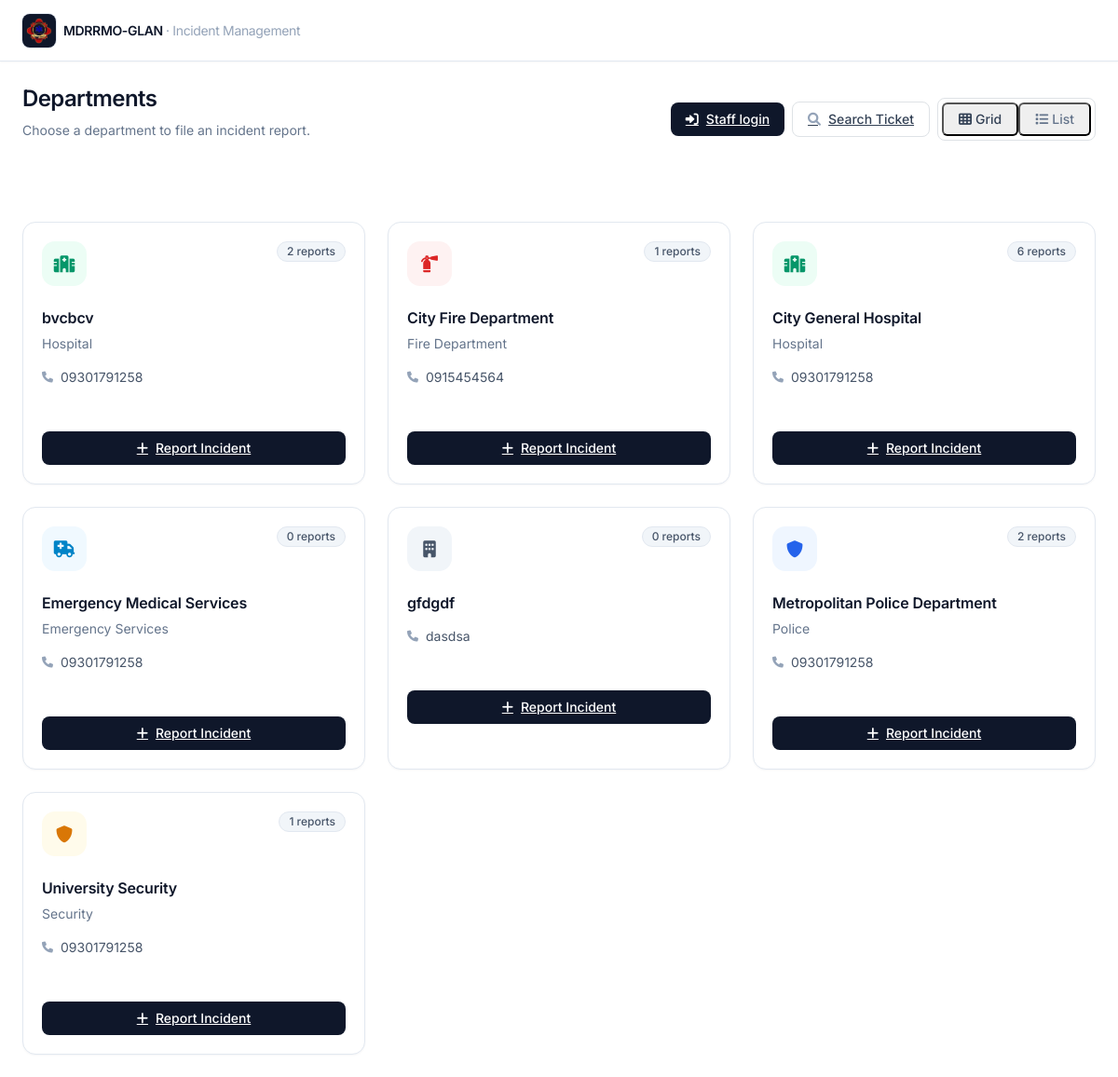
The app's page /dashboard/responder.php, older data.
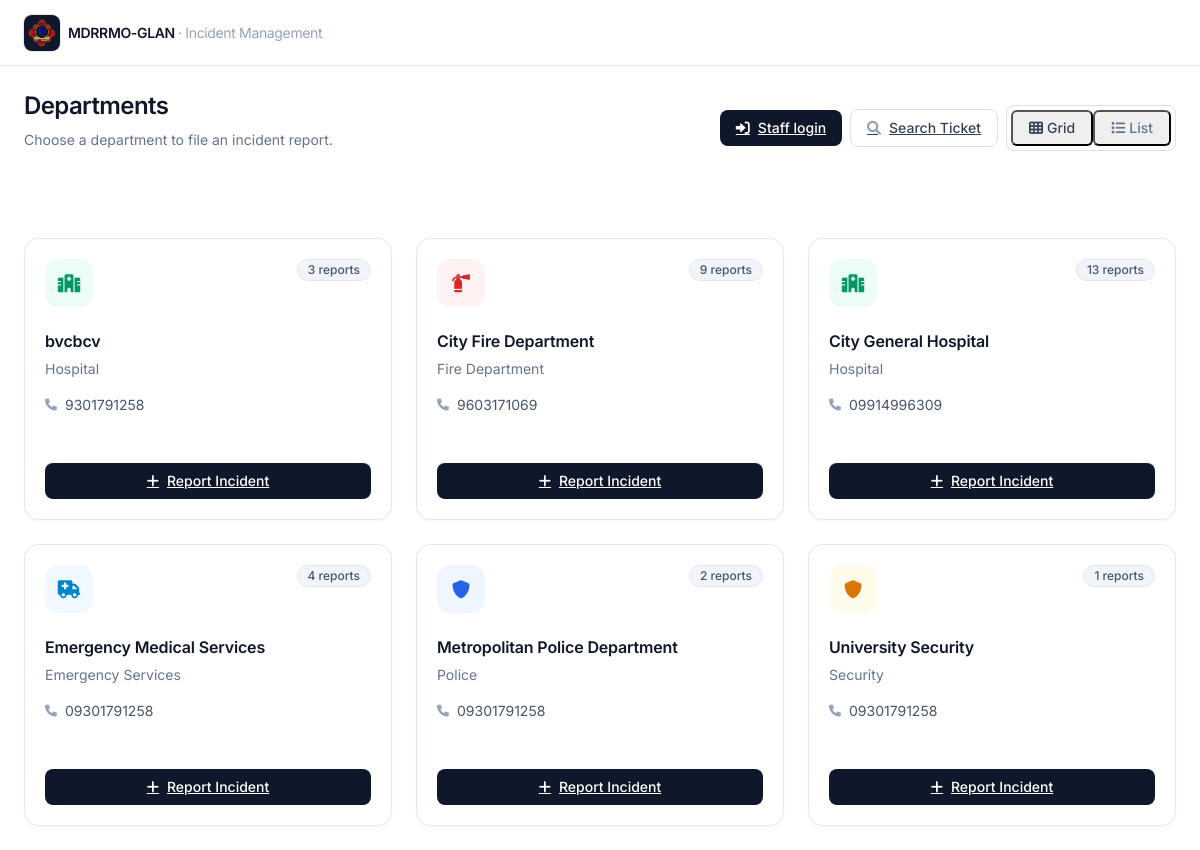
The same page, newer data.
### tables this page shows
CREATE TABLE IF NOT EXISTS `organizations` (
  `id` int NOT NULL AUTO_INCREMENT,
  `org_name` varchar(255) NOT NULL,
  `org_type` enum('Hospital','Police','Fire Department','Security','Emergency Services') NOT NULL,
  `contact_number` varchar(20) DEFAULT NULL,
  `address` text,
  `latitude` decimal(10,8) DEFAULT NULL,
  `longitude` decimal(11,8) DEFAULT NULL,
  `created_at` timestamp NULL DEFAULT CURRENT_TIMESTAMP,
  PRIMARY KEY (`id`)
);

### config/config.php (called while the page is built, shortened)
<?php
function is_logged_in()
{
    return isset($_SESSION['user_id']) && isset($_SESSION['user_role']);
}
?>

### dashboard/responder.php (the view, shortened to what the changed rows need)
<?php
require_once '../config/config.php';
$database = new Database();
$db = $database->getConnection();
$is_member = is_logged_in() && isset($_SESSION['user_role']) && $_SESSION['user_role'] === 'Organization Member';
include '../views/header.php';
$query = "SELECT o.*, COUNT(ir.id) as report_count
          FROM organizations o
          LEFT JOIN incident_reports ir ON o.id = ir.organization_id
          GROUP BY o.id
          ORDER BY o.org_name";
$stmt = $db->prepare($query);
$stmt->execute();
$organizations = $stmt->fetchAll();
?>
<div class="container-fluid main-content">
    <div class="max-w-7xl mx-auto">
        <div class="flex flex-col sm:flex-row sm:items-center sm:justify-between gap-3 pb-5 mb-6 border-b border-slate-200">
            <div class="flex items-start gap-4">
                <div>
                <h1 class="text-2xl font-semibold tracking-tight text-slate-900">
                    <?php echo $is_member ? 'My Assigned Issues' : 'Departments'; ?>
                </h1>
                </div>
            </div>
        </div>
            <?php if (!$is_member): ?>
            <div class="grid grid-cols-1 sm:grid-cols-2 lg:grid-cols-3 gap-4" id="departmentsGrid">
                <?php foreach ($organizations as $org): ?>
                    <?php
                    $icon_class = '';
                    $icon_bg = '';
                    switch ($org['org_type']) {
                        case 'Hospital':           $icon_class = 'fas fa-hospital';          $icon_bg = 'bg-emerald-50 text-emerald-600'; break;
                        case 'Fire Department':    $icon_class = 'fas fa-fire-extinguisher'; $icon_bg = 'bg-red-50 text-red-600'; break;
                        case 'Police':             $icon_class = 'fas fa-shield-alt';        $icon_bg = 'bg-blue-50 text-blue-600'; break;
                        case 'Emergency Services': $icon_class = 'fas fa-ambulance';         $icon_bg = 'bg-sky-50 text-sky-600'; break;
                        case 'Security':           $icon_class = 'fas fa-shield-alt';        $icon_bg = 'bg-amber-50 text-amber-600'; break;
                        default:                   $icon_class = 'fas fa-building';          $icon_bg = 'bg-slate-100 text-slate-600';
                    }
                    ?>
                    <div class="card group">
                        <div class="card-body">
                            <div class="flex items-start justify-between mb-4">
                                <span class="inline-flex h-12 w-12 items-center justify-center rounded-xl <?php echo $icon_bg; ?> text-lg">
                                    <i class="<?php echo $icon_class; ?>"></i>
                                </span>
                                <span class="badge bg-secondary"><?php echo $org['report_count']; ?> reports</span>
                            </div>
                            <h3 class="text-base font-semibold text-slate-900 leading-tight"><?php echo htmlspecialchars($org['org_name']); ?></h3>
                            <p class="text-sm text-slate-500 mt-0.5"><?php echo htmlspecialchars($org['org_type']); ?></p>
                            <div class="mt-3 flex items-center gap-2 text-sm text-slate-600">
                                <i class="fas fa-phone text-slate-400 text-xs"></i>
                                <span><?php echo htmlspecialchars($org['contact_number']); ?></span>
                            </div>
                            <a href="../reports/create.php?org_id=<?php echo $org['id']; ?>&redirect=departments"
                               class="mt-5 w-full inline-flex items-center justify-center gap-2 rounded-lg bg-slate-900 px-3 py-2 text-sm font-medium text-white hover:bg-slate-800 transition">
                                <i class="fas fa-plus"></i>Report Incident
                            </a>
                        </div>
                    </div>
                <?php endforeach; ?>
            </div>
            <?php endif; ?>
    </div>
</div>
<?php include '../views/footer.php'; ?>

Row changes from the older to the newer data that the page shows:
removed organizations: report_count "0", org_name "gfdgdf", contact_number "dasdsa", org_type empty (drawn)
changed organizations "bvcbcv": report_count "2" → "3"; contact_number "09301791258" → "9301791258"
changed organizations "City Fire Department": report_count "1" → "9"; contact_number "0915454564" → "9603171069"
changed organizations "City General Hospital": report_count "6" → "13"; contact_number "09301791258" → "09914996309"
computed for organizations "Emergency Medical Services": report_count "0" → "4"
